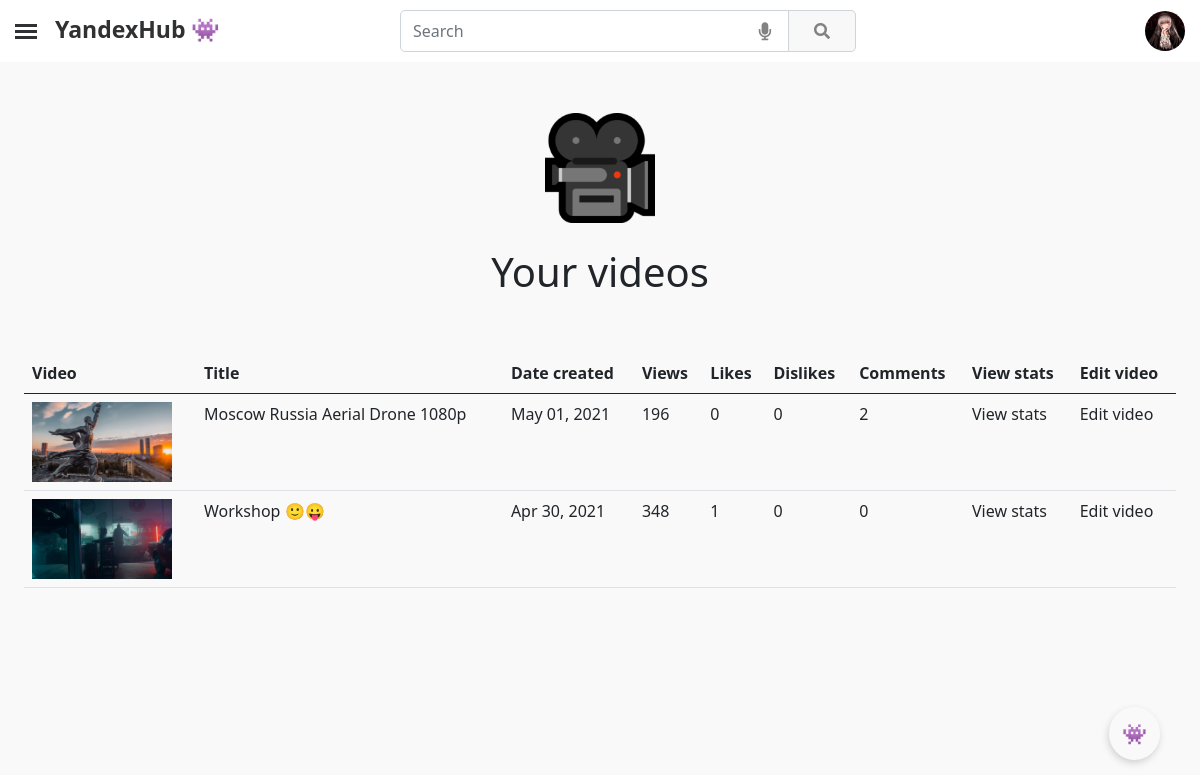
Page /analytics/videos/ (signed in) on the earlier database version.
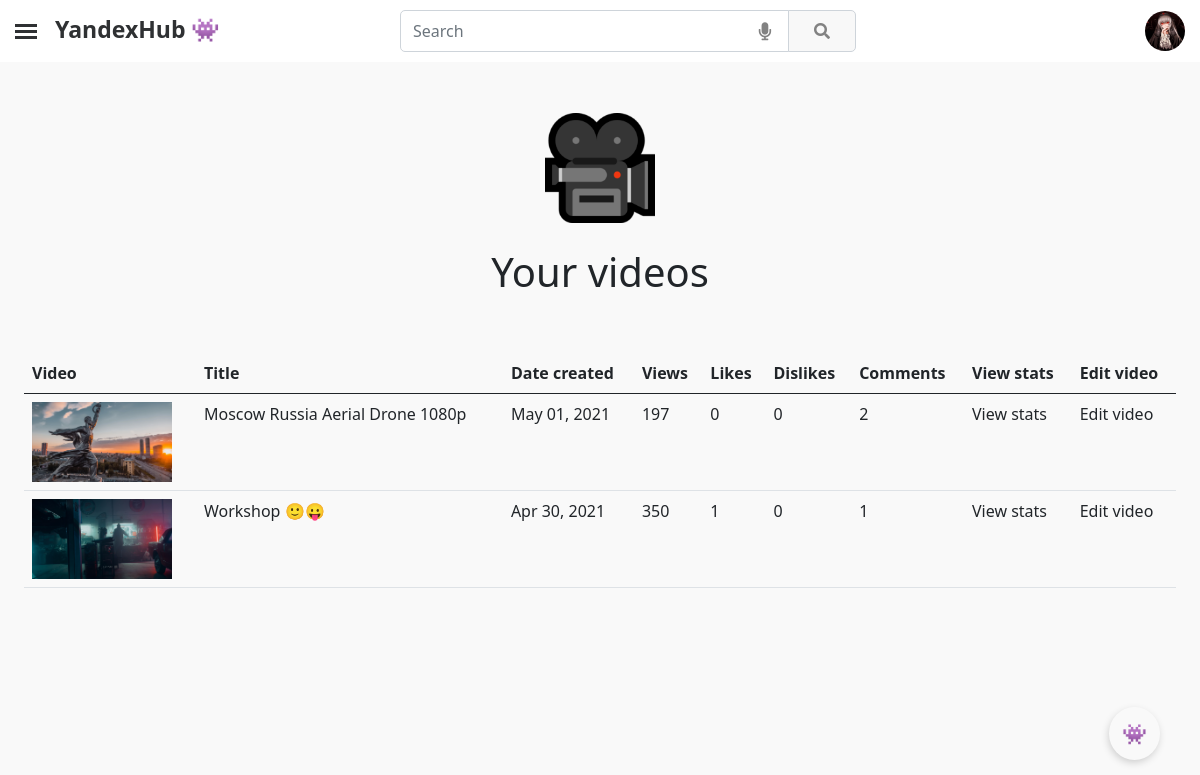
Same page on the later database version.
### YandexHub/apps/mainapp/models.py (models this page shows, shortened)
class Video(models.Model):
    video_id = models.CharField(blank=True, null=True, max_length=32)
    creator = models.ForeignKey(CustomUser, on_delete=models.CASCADE, null=False, related_name='video_creator')
    video = models.FileField(upload_to='videos/')
    video_banner = models.ImageField(upload_to='video_banners/')
    views = models.BigIntegerField(default=0)
    likes = models.BigIntegerField(default=0)
    dislikes = models.BigIntegerField(default=0)
    comments = models.BigIntegerField(default=0)
    coefficient = models.FloatField(default=0)
    title = models.CharField(max_length=150)
    description = models.TextField(blank=True, null=True, max_length=1000000)
    date_created = models.DateTimeField(auto_now_add=True, db_index=True)

### YandexHub/apps/mainapp/views.py (the view)
# urls.py: path('analytics/videos/', UserVideosView.as_view(), name='my__videos__page'),
class UserVideosView(ListView):
    template_name = 'user/analytics/videos/videos.html'
    paginate_by = 10
    queryset = Video
    context_object_name = "videos"
    def get_queryset(self):
        if self.request.user.is_authenticated:
            return Video.objects.filter(creator=self.request.user).order_by('-date_created')
        else:
            return Video.objects.none()
    def get_context_data(self, **kwargs):
        context = super(UserVideosView, self).get_context_data(**kwargs)
        context['title'] = 'Your videos 🎥'
        return context

### YandexHub/apps/mainapp/templatetags/poll_extras.py (called while the page is built)
@register.filter(name='date_func')
@stringfilter
def date_func(arg):
    now = datetime.utcnow()
    date = datetime.strptime(arg, '%Y-%m-%d %H:%M:%S.%f+00:00')
    time = now - date
    if time.seconds < 86400 and time.days == 0:
        if time.seconds == 1:
            return "1 second ago"
        elif time.seconds < 60:
            return f'{time.seconds} seconds ago'
        elif time.seconds < 120:
            return "1 minute ago"
        elif time.seconds < 3600:
            return f'{time.seconds//60} minutes ago'
        elif time.seconds < 7200:
            return '1 hour ago'
        elif time.seconds < 86400:
            return f'{time.seconds//3600} hours ago'
    else:
        return date.strftime('%b %d, %Y')

### YandexHub/apps/mainapp/templates/user/analytics/videos/videos.html (shortened to what this page needs)
{% extends "main.html" %}
{% block content %}
{% load poll_extras %}
{% load static %}
<main role="main" style="margin-top: 35px;">
    <div class="block-content">
        {% if request.user.is_authenticated %}
        <section class="py-3 text-center container-fluid">
            <div class="row" style="padding-bottom: 1rem!important;">
                <div class="col-lg-12 col-md-8 mx-auto">
                    <img class="banner-icon" src="{% static 'media/site/icons/camera.png' %}">
                    <h1 style="margin-bottom: 25px;">Your videos</h1>
                </div>
            </div>
        </section>
        <div class="infinite-container">
            <table class="table">
                <thead>
                  <tr>
                    <th scope="col">Video</th>
                    <th scope="col">Title</th>
                    <th scope="col">Date created</th>
                    <th scope="col">Views</th>
                    <th scope="col">Likes</th>
                    <th scope="col">Dislikes</th>
                    <th scope="col">Comments</th>
                    <th scope="col">View stats</th>
                    <th scope="col">Edit video</th>
                  </tr>
                </thead>
                <tbody>
                    {% for i in videos %}
                        <tr class="infinite-item">
                            <td><img width="140" height="80" src="{{i.video_banner.url}}"></td>
                            <td><a style="cursor: pointer;" onclick="transition_link(`{% url 'video__page' i.video_id %}`)">{{ i.title }}</a></td>
                            <td>{{i.date_created|date_func}}</td>
                            <td>{{i.views}}</td>
                            <td>{{i.likes}}</td>
                            <td>{{i.dislikes}}</td>
                            <td>{{i.comments}}</td>
                            <td><a style="cursor: pointer;" onclick="transition_link(`{% url 'video__stats__page' i.video_id %}`)">View stats</a></td>
                            <td><a style="cursor: pointer;" onclick="transition_link(`{% url 'edit__video__page' i.video_id %}`)">Edit video</a></td>
                        </tr>
                    {% endfor %}
                </tbody>
            </table>
        </div>
        {% endif %}
    </div>
</main>
{% endblock %}

Differences in the rows shown:
changed Video "Moscow Russia Aerial Drone 1080p": views "196" → "197"
changed Video "Workshop 🙂😛": views "348" → "350"; comments "0" → "1"
